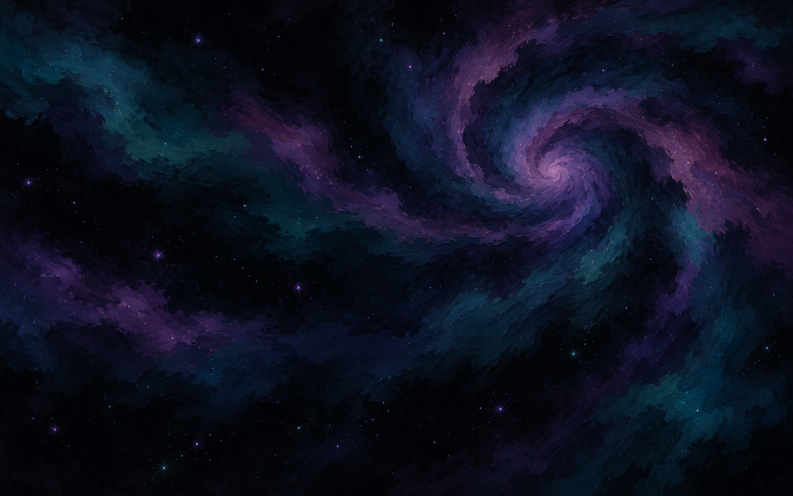
#> input picture steamlinejs/sulka/assets/galaxy-painted-source.png, 1586 x 992 px (shown at 1/2 size)
$ python generate_galaxy.py
#> lines starting #> are read from the running program, lines starting #| are printed output that depends on the picture
#!/usr/bin/env python3
"""A compact painted galaxy; broad clouds survive 4x display enlargement."""
from pathlib import Path
from PIL import Image,ImageOps
ROOT=Path(__file__).resolve().parent.parent
PALETTE=[(0,0,0),(3,3,12),(8,7,23),(15,12,38),(24,19,56),(35,27,70),(50,36,85),(70,45,100),(92,61,116),(112,78,130),(7,24,36),(10,38,50),(16,55,65),(25,70,78),(43,77,96),(70,87,116)]
def main():
    im=ImageOps.fit(Image.open(ROOT/'assets/galaxy-painted-source.png').convert('RGB'),(56,35),Image.Resampling.LANCZOS)
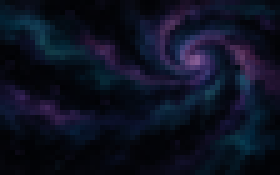
#> im: PIL image 56x35 RGB (shown 5 times larger); mean R, G, B 12.9, 17, 33.3
    # A fixed palette preserves paint hues rather than reducing them to grey.
    pixels=[]
    for y in range(35):
        for x in range(56):
            fade=min(1,x/2,(55-x)/2,y/2,(34-y)/2)
            rgb=tuple(min(255,round(c*1.15*fade)) for c in im.getpixel((x,y)))
            pixels.append(min(range(16),key=lambda i:sum((a-b)**2 for a,b in zip(rgb,PALETTE[i]))))
#> after the loop, pixels = 1960 values, max 15 at index 485, min 0 at index 0, mean 4.25
    packed=bytes((pixels[i]<<4)|pixels[i+1] for i in range(0,len(pixels),2))
    lines=['; Painted galaxy, 56x35, packed high/low nibble pixels.','galaxy_packed']
    for i in range(0,len(packed),24):lines.append('        dta '+','.join(f'${n:02X}' for n in packed[i:i+24]))
#> this loop made 41 passes
#> i on passes 2 to 13: 24, 48, 72, 96, 120, 144, 168, 192, 216, 240, 264, 288
#> after the loop, lines = 43 items
    (ROOT/'atari/generated/sojka-galaxy.inc').write_text('\n'.join(lines)+'\n')
    (ROOT/'atari/generated/sojka-galaxy-palette.inc').write_text('\n'.join('        dta '+','.join(map(str,(64+i,*rgb))) for i,rgb in enumerate(PALETTE))+'\n')
    im.putdata([PALETTE[i] for i in pixels]);im.resize((224,140),Image.Resampling.NEAREST).save(ROOT/'assets/galaxy-painted-vbxe.png')
#> after `im.putdata([PALETTE[i] for i in pixels])`:
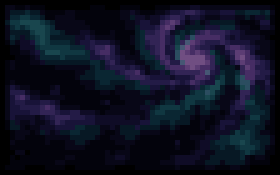
#> im: PIL image 56x35 RGB (shown 5 times larger); mean R, G, B 13.9, 16.9, 34.7
    print(f'Generated painted galaxy: {len(packed)} bytes.')
#| Generated painted galaxy: 980 bytes.
if __name__=='__main__':main()

$ run again, with steamlinejs/sulka/assets/sojka-story-2-vbxe.png copied over steamlinejs/sulka/assets/galaxy-painted-source.png
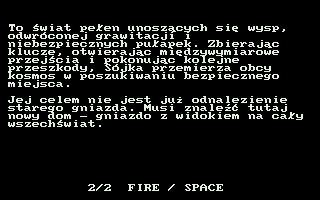
#> input picture steamlinejs/sulka/assets/sojka-story-2-vbxe.png, 320 x 200 px
#> in main, `im=ImageOps.fit(Image.open(ROOT/'assets/galaxy-painted-source.png').co..`:
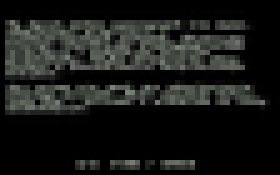
#> im: PIL image 56x35 RGB (shown 5 times larger); mean R, G, B 25.7, 27.3, 25.2
#> after the loop in main, `for y in range(35):`: pixels = 1960 values, max 15 at index 235, min 0 at index 0, mean 4.34
#> the loop in main, `for i in range(0,len(packed),24):lines.append('        dta '+','.join(..` made 41 passes
#> i on passes 2 to 9: 24, 48, 72, 96, 120, 144, 168, 192
#> after the loop in main, `for i in range(0,len(packed),24):lines.append('        dta '+','.join(..`: lines = 43 items
#> in main, `im.putdata([PALETTE[i] for i in pixels])`:
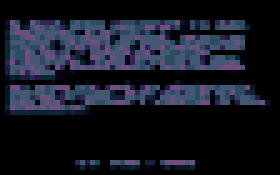
#> im: PIL image 56x35 RGB (shown 5 times larger); mean R, G, B 22.1, 25.2, 36.7
#| Generated painted galaxy: 980 bytes.
